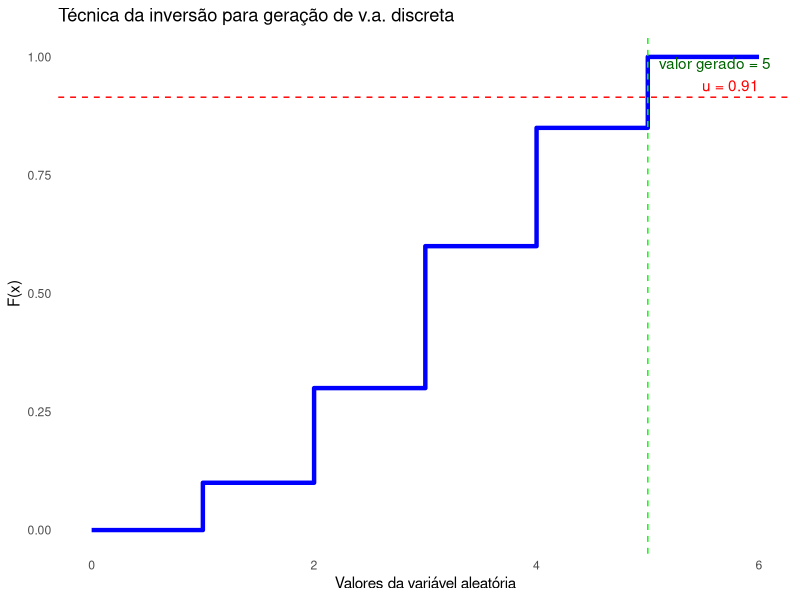
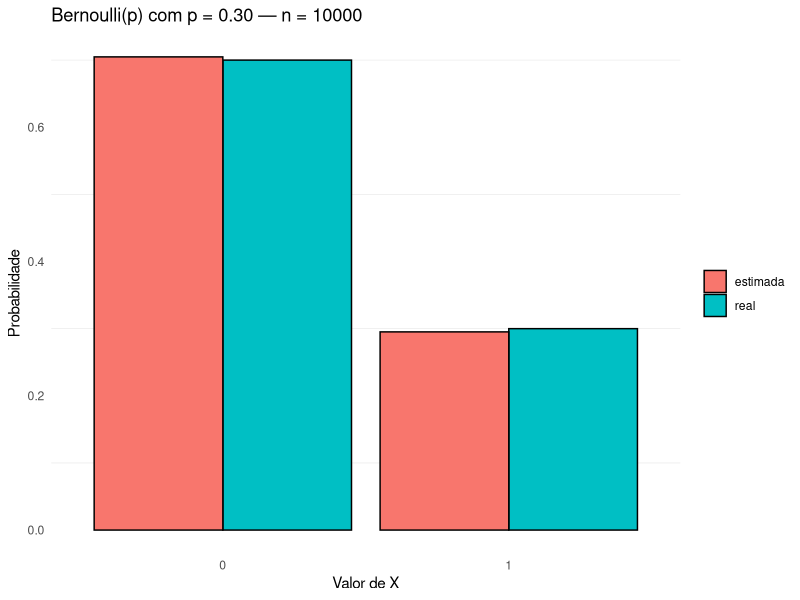
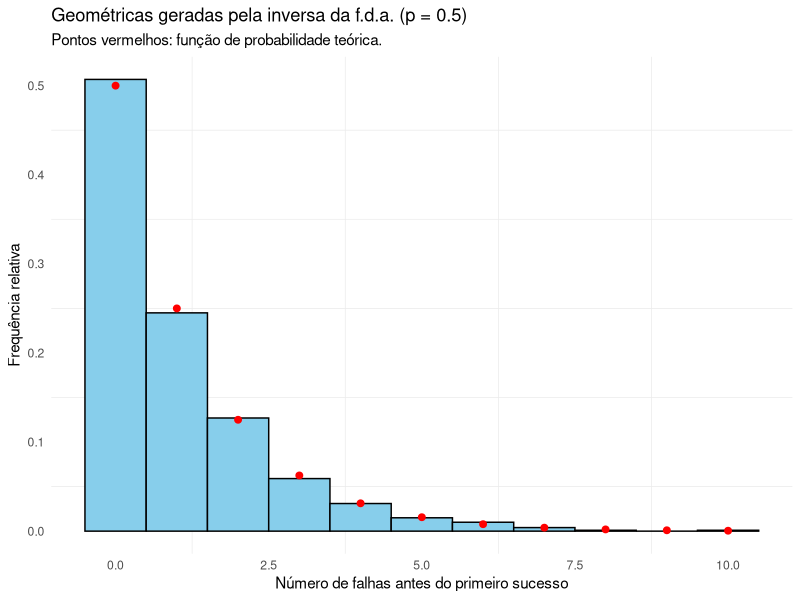
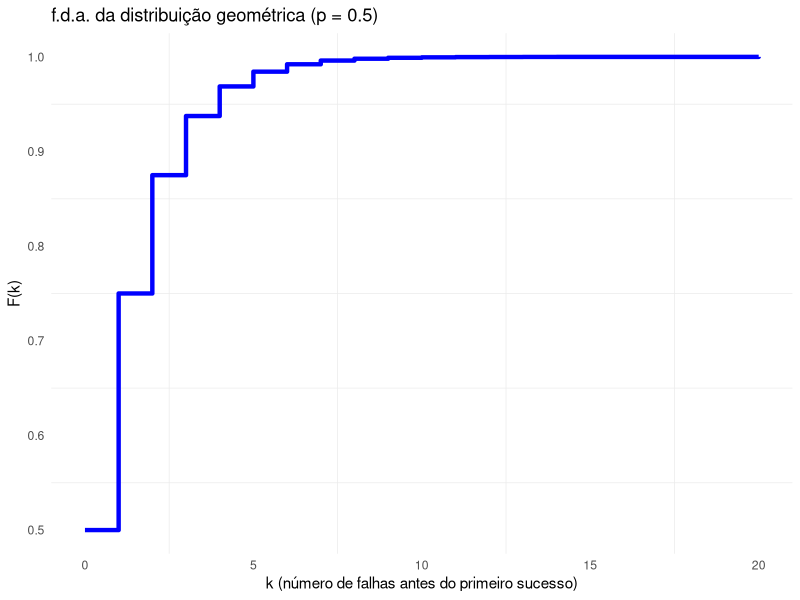
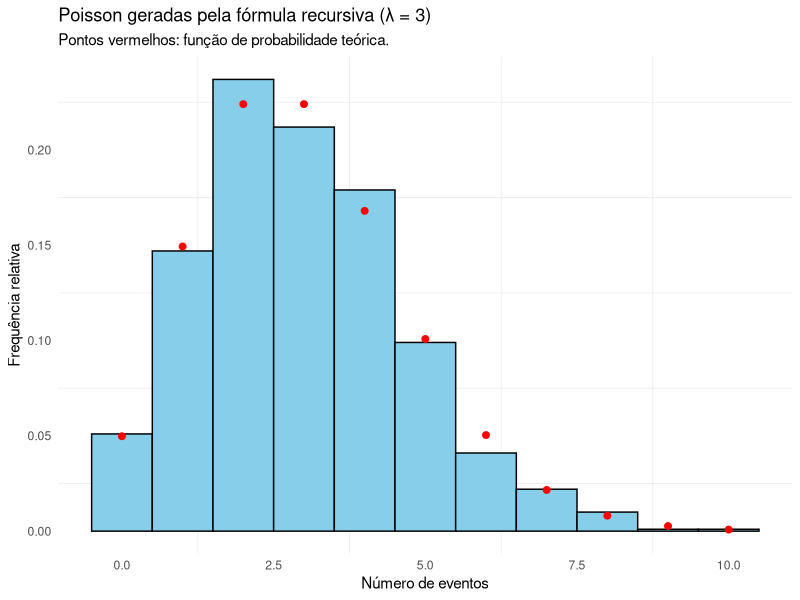
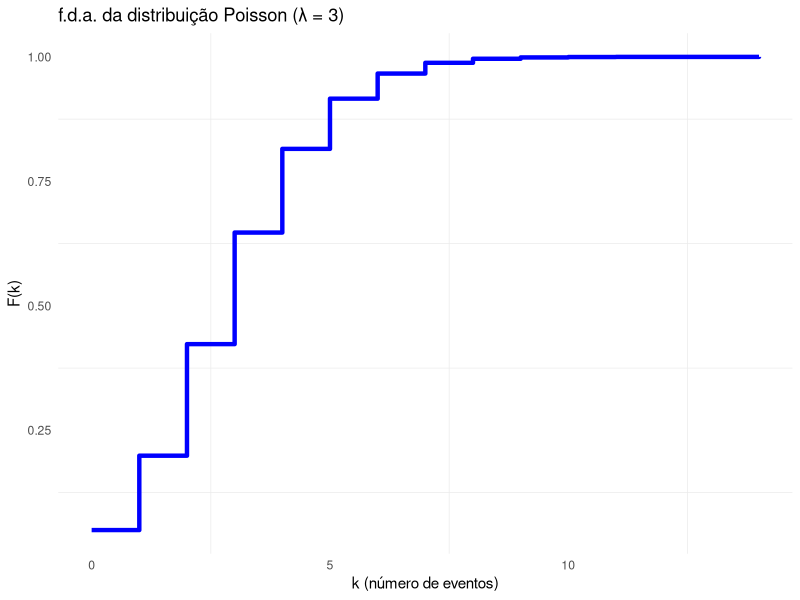
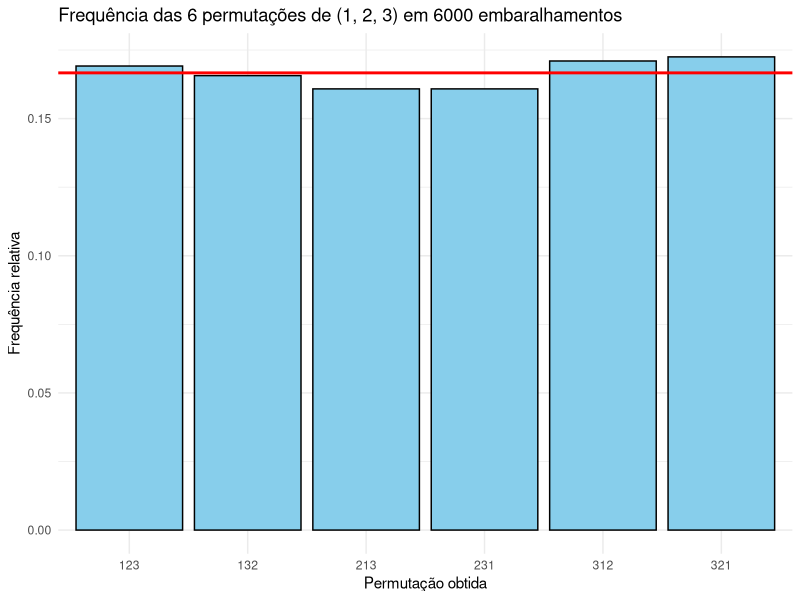

The R source for these figures, in order:
## ---- chunk 1
set.seed(42)

# Exemplo de valores e probabilidades de uma variável aleatória discreta
valores <- c(0, 1, 2, 3, 4, 5, 6)
probabilidades <- c(0, 0.1, 0.2, 0.3, 0.25, 0.15, 0)

# cumsum acumula as probabilidades: cdf[i] = p(x_1) + ... + p(x_i) = F(x_i)
cdf <- cumsum(probabilidades)

# Passo 1 do algoritmo: gerar um número aleatório uniforme
u <- runif(1)

# Passo 2: percorrer os valores em ordem e parar no primeiro com F(x_i) >= u
valor_gerado <- NA
for (i in seq_along(valores)) {
  if (u <= cdf[i]) {
    valor_gerado <- valores[i]
    break  # encontramos o menor x_i; não precisamos olhar os seguintes
  }
}
valor_gerado

library(ggplot2)

# Criando um data frame com os valores e a f.d.a. para o gráfico
df <- data.frame(valores = valores, cdf = cdf)

# Gráfico da f.d.a. com o número aleatório u e o valor gerado
ggplot(df, aes(x = valores, y = cdf)) +
  geom_step(direction = "hv", color = "blue", linewidth = 1.5) +
  geom_hline(yintercept = u, color = "red", linetype = "dashed") +
  geom_vline(xintercept = valor_gerado, color = "green", linetype = "dashed") +
  labs(title = "Técnica da inversão para geração de v.a. discreta",
       x = "Valores da variável aleatória",
       y = "F(x)") +
  annotate("text", x = max(valores), y = u,
           label = sprintf("u = %.2f", u), hjust = 1, vjust = -0.5, color = "red") +
  annotate("text", x = valor_gerado, y = max(cdf),
           label = sprintf("valor gerado = %d", valor_gerado),
           hjust = -0.1, vjust = 1, color = "darkgreen") +
  theme_minimal() +
  theme(panel.grid = element_blank())
## ---- chunk 2
set.seed(123)

# parâmetros
p <- 0.3
n <- 10000

# simulação por inversão
u <- runif(n)
x <- as.integer(u > 1 - p)  # 1 se U > 1-p, senão 0

# distribuição empírica (garantindo níveis 0 e 1)
emp <- prop.table(table(factor(x, levels = c(0, 1))))
real <- c(`0` = 1 - p, `1` = p)

# tabela de comparação
comp <- data.frame(
  valor = c(0, 1),
  real = as.numeric(real),
  estimada = as.numeric(emp)
)
comp

# gráfico comparando real vs estimada
library(tidyr); library(ggplot2)
comp_long <- pivot_longer(comp, cols = c(real, estimada),
                          names_to = "tipo", values_to = "prob")

ggplot(comp_long, aes(x = factor(valor), y = prob, fill = tipo)) +
  geom_col(position = "dodge", color = "black") +
  scale_x_discrete(name = "Valor de X") +
  labs(title = sprintf("Bernoulli(p) com p = %.2f — n = %d", p, n),
       y = "Probabilidade") +
  theme_minimal() +
  theme(panel.grid.major = element_blank(), legend.title = element_blank())
## ---- chunk 3
# Função que calcula a inversa da f.d.a. da geométrica
inversa_cdf_geometrica <- function(p, u) {
  # k = número de falhas antes do 1º sucesso
  ceiling(log(1 - u) / log(1 - p) - 1)
}

# Parâmetro p da distribuição geométrica
p <- 0.5

set.seed(123)

# Gerando 1000 números uniformes
n <- 1000
uniformes <- runif(n)

# sapply aplica a função a cada elemento de `uniformes` e devolve um vetor com
# os 1000 resultados; é uma forma compacta de escrever um laço for
geometricas <- sapply(uniformes, inversa_cdf_geometrica, p = p)

# Plotando um histograma das variáveis geométricas geradas
library(ggplot2)

# Função de probabilidade teórica da geométrica: P(X = k) = p (1 - p)^k
k_teorico <- 0:max(geometricas)
df_teorico <- data.frame(k = k_teorico, prob = p * (1 - p)^k_teorico)

# binwidth = 1 com boundary = -0.5 deixa uma barra centrada em cada inteiro.
# Com after_stat(density) a altura de cada barra é a frequência relativa, que
# pode ser comparada diretamente com a função de probabilidade teórica
df <- data.frame(geometricas = geometricas)
ggplot(df, aes(x = geometricas)) +
  geom_histogram(aes(y = after_stat(density)), binwidth = 1, boundary = -0.5,
                 closed = "left", color = "black", fill = "skyblue") +
  geom_point(data = df_teorico, aes(x = k, y = prob), color = "red", size = 2) +
  labs(title = "Geométricas geradas pela inversa da f.d.a. (p = 0.5)",
       subtitle = "Pontos vermelhos: função de probabilidade teórica.",
       x = "Número de falhas antes do primeiro sucesso",
       y = "Frequência relativa") +
  theme_minimal() +
  theme(panel.grid.major = element_blank())

# Função para calcular a f.d.a. da distribuição geométrica
cdf_geometrica <- function(k, p) {
  1 - (1 - p)^(k + 1)
}

# Gerando valores de k para plotar a f.d.a.
k_values <- 0:20
cdf_values <- sapply(k_values, cdf_geometrica, p = p)

# Plotando a f.d.a. da distribuição geométrica
df_cdf <- data.frame(k_values = k_values, cdf_values = cdf_values)
ggplot(df_cdf, aes(x = k_values, y = cdf_values)) +
  geom_step(direction = "hv", color = "blue", linewidth = 1.5) +
  labs(title = "f.d.a. da distribuição geométrica (p = 0.5)",
       x = "k (número de falhas antes do primeiro sucesso)",
       y = "F(k)") +
  theme_minimal() +
  theme(panel.grid.major = element_blank())
## ---- chunk 4
# Gera um valor de Poisson por inversão, usando a fórmula recursiva
inversa_cdf_poisson_recursiva <- function(lam, u) {
  k <- 0
  p <- exp(-lam)  # P(X = 0)
  F_acm <- p      # acumulada até k = 0

  # Continuamos somando até que F(k) >= u
  while (u > F_acm) {
    k <- k + 1
    p <- p * lam / k  # atualiza P(X = k) a partir de P(X = k-1)
    F_acm <- F_acm + p
  }

  return(k)
}

# Parâmetro lambda da distribuição Poisson
lam <- 3

set.seed(123)

# Gerando 1000 números uniformes
n <- 1000
uniformes <- runif(n)

# sapply aplica a função a cada elemento de `uniformes` e devolve um vetor com
# os 1000 resultados; é uma forma compacta de escrever um laço for
poisson_vars <- sapply(uniformes, inversa_cdf_poisson_recursiva, lam = lam)

# Plotando o histograma das variáveis Poisson geradas
library(ggplot2)

# Função de probabilidade teórica da Poisson: P(X = k) = e^{-λ} λ^k / k!
k_teorico <- 0:max(poisson_vars)
df_teorico <- data.frame(
  k = k_teorico,
  prob = exp(-lam) * lam^k_teorico / factorial(k_teorico)
)

# binwidth = 1 com boundary = -0.5 deixa uma barra centrada em cada inteiro.
# Com after_stat(density) a altura de cada barra é a frequência relativa, que
# pode ser comparada diretamente com a função de probabilidade teórica
df <- data.frame(poisson_vars = poisson_vars)
ggplot(df, aes(x = poisson_vars)) +
  geom_histogram(aes(y = after_stat(density)), binwidth = 1, boundary = -0.5,
                 closed = "left", color = "black", fill = "skyblue") +
  geom_point(data = df_teorico, aes(x = k, y = prob), color = "red", size = 2) +
  labs(title = "Poisson geradas pela fórmula recursiva (λ = 3)",
       subtitle = "Pontos vermelhos: função de probabilidade teórica.",
       x = "Número de eventos",
       y = "Frequência relativa") +
  theme_minimal() +
  theme(panel.grid.major = element_blank())

# Função para calcular a f.d.a. da Poisson, também pela recursão
cdf_poisson <- function(k, lam) {
  cdf <- 0
  p <- exp(-lam)  # P(X = 0)
  for (i in 0:k) {
    cdf <- cdf + p  # acumula P(X = i)
    if (i < k) {
      p <- p * lam / (i + 1)  # atualiza para o próximo valor
    }
  }
  return(cdf)
}

# Gerando valores de k para a f.d.a.
k_values <- 0:14
cdf_values <- sapply(k_values, cdf_poisson, lam = lam)

# Plotando a f.d.a. da distribuição Poisson
df_cdf <- data.frame(k_values = k_values, cdf_values = cdf_values)
ggplot(df_cdf, aes(x = k_values, y = cdf_values)) +
  geom_step(direction = "hv", color = "blue", linewidth = 1.5) +
  labs(title = "f.d.a. da distribuição Poisson (λ = 3)",
       x = "k (número de eventos)",
       y = "F(k)") +
  theme_minimal() +
  theme(panel.grid.major = element_blank())
## ---- chunk 5
library(ggplot2)

set.seed(42)

embaralhar <- function(v) {
  n <- length(v)
  # O laço vai do fim para o começo: primeiro decidimos quem fica na última
  # posição, depois na penúltima, e assim por diante
  for (i in n:2) {
    # Sorteio uniforme em {1, ..., i}, pela inversão da uniforme discreta
    j <- ceiling(i * runif(1))
    # Troca de v[i] com v[j]; a variável temp guarda o valor que seria perdido
    temp <- v[i]
    v[i] <- v[j]
    v[j] <- temp
  }
  return(v)
}

# Verificação: as 6 permutações de (1, 2, 3) devem sair com a mesma frequência
B <- 6000
permutacoes <- character(B)
for (b in 1:B) {
  # paste(..., collapse = "") transforma o vetor c(2, 3, 1) no texto "231",
  # para que possamos contar as repetições com table()
  permutacoes[b] <- paste(embaralhar(1:3), collapse = "")
}

frequencias <- table(permutacoes) / B
print(round(frequencias, 4))

df <- data.frame(permutacao = names(frequencias),
                 frequencia = as.numeric(frequencias))

# A linha vermelha marca o valor teórico 1/6
ggplot(df, aes(x = permutacao, y = frequencia)) +
  geom_col(fill = "skyblue", color = "black") +
  geom_hline(yintercept = 1 / 6, color = "red", linewidth = 1) +
  labs(title = "Frequência das 6 permutações de (1, 2, 3) em 6000 embaralhamentos",
       x = "Permutação obtida", y = "Frequência relativa") +
  theme_minimal()
## ---- chunk 6
set.seed(42)

amostrar_sem_reposicao <- function(v, k) {
  n <- length(v)
  # Mesmo laço do embaralhamento, mas parando depois de k passos
  for (i in n:(n - k + 1)) {
    j <- ceiling(i * runif(1))
    temp <- v[i]
    v[i] <- v[j]
    v[j] <- temp
  }
  # As k últimas posições são a amostra
  return(v[(n - k + 1):n])
}

cat("Uma amostra de tamanho 3 entre 10 elementos:",
    amostrar_sem_reposicao(1:10, 3), "\n")

# Verificação: com que frequência cada elemento entra na amostra?
n <- 10
k <- 3
B <- 10000
contagem <- numeric(n)

for (b in 1:B) {
  amostra <- amostrar_sem_reposicao(1:n, k)
  contagem[amostra] <- contagem[amostra] + 1
}

cat("Proporção das amostras que contêm cada elemento (esperado k/n = 0,3):\n")
print(round(contagem / B, 3))
